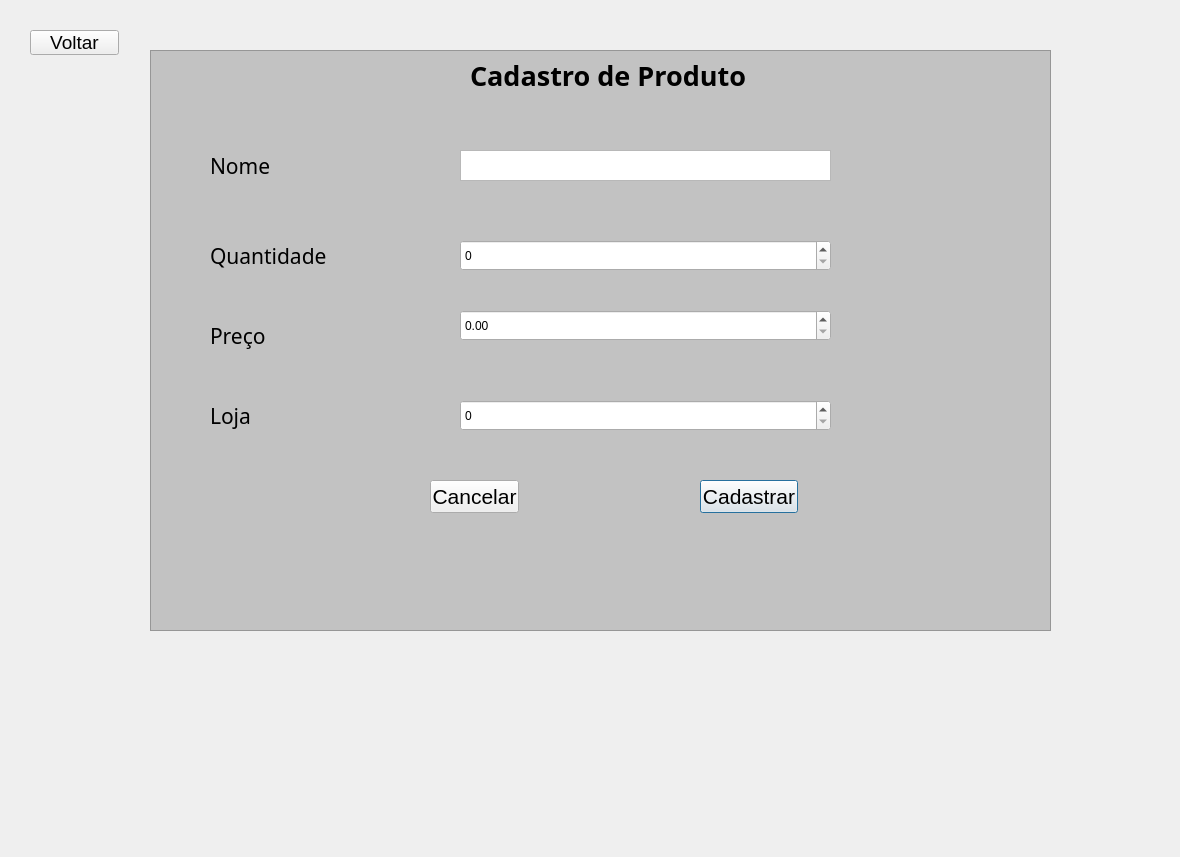
<?xml version="1.0" encoding="UTF-8"?>
<ui version="4.0">
 <class>Dialog</class>
 <widget class="QDialog" name="Dialog">
  <property name="geometry">
   <rect>
    <x>0</x>
    <y>0</y>
    <width>1180</width>
    <height>857</height>
   </rect>
  </property>
  <property name="windowTitle">
   <string>Dialog</string>
  </property>
  <property name="autoFillBackground">
   <bool>false</bool>
  </property>
  <widget class="QFrame" name="frame_3">
   <property name="geometry">
    <rect>
     <x>150</x>
     <y>50</y>
     <width>901</width>
     <height>581</height>
    </rect>
   </property>
   <property name="styleSheet">
    <string notr="true">#frame_3{
background-color:rgb(194, 194, 194);
}</string>
   </property>
   <property name="frameShape">
    <enum>QFrame::StyledPanel</enum>
   </property>
   <property name="frameShadow">
    <enum>QFrame::Raised</enum>
   </property>
   <widget class="QLabel" name="label_4">
    <property name="geometry">
     <rect>
      <x>60</x>
      <y>190</y>
      <width>151</width>
      <height>31</height>
     </rect>
    </property>
    <property name="font">
     <font>
      <family>Microsoft PhagsPa</family>
      <pointsize>16</pointsize>
     </font>
    </property>
    <property name="text">
     <string>Quantidade</string>
    </property>
   </widget>
   <widget class="QLabel" name="label_5">
    <property name="geometry">
     <rect>
      <x>60</x>
      <y>270</y>
      <width>151</width>
      <height>31</height>
     </rect>
    </property>
    <property name="font">
     <font>
      <family>Microsoft PhagsPa</family>
      <pointsize>16</pointsize>
     </font>
    </property>
    <property name="text">
     <string>Preço</string>
    </property>
   </widget>
   <widget class="QSpinBox" name="sb_quant_prod">
    <property name="geometry">
     <rect>
      <x>310</x>
      <y>190</y>
      <width>371</width>
      <height>31</height>
     </rect>
    </property>
   </widget>
   <widget class="QDoubleSpinBox" name="dsp_preco_prod">
    <property name="geometry">
     <rect>
      <x>310</x>
      <y>260</y>
      <width>371</width>
      <height>31</height>
     </rect>
    </property>
   </widget>
   <widget class="QTextBrowser" name="txt_nome_prod_prod">
    <property name="geometry">
     <rect>
      <x>310</x>
      <y>100</y>
      <width>371</width>
      <height>31</height>
     </rect>
    </property>
    <property name="accessibleName">
     <string/>
    </property>
   </widget>
   <widget class="QPushButton" name="btn_cad_prod">
    <property name="geometry">
     <rect>
      <x>550</x>
      <y>430</y>
      <width>98</width>
      <height>33</height>
     </rect>
    </property>
    <property name="font">
     <font>
      <pointsize>16</pointsize>
     </font>
    </property>
    <property name="styleSheet">
     <string notr="true">#pushButton_2{
background-color:rgb(0, 197, 0);
color:#ffffff
}</string>
    </property>
    <property name="text">
     <string>Cadastrar</string>
    </property>
   </widget>
   <widget class="QPushButton" name="btn_cancel_prod">
    <property name="geometry">
     <rect>
      <x>280</x>
      <y>430</y>
      <width>89</width>
      <height>33</height>
     </rect>
    </property>
    <property name="font">
     <font>
      <pointsize>16</pointsize>
     </font>
    </property>
    <property name="styleSheet">
     <string notr="true">#pushButton{
background-color:rgb(208, 0, 0);
color:#ffffff
}</string>
    </property>
    <property name="text">
     <string>Cancelar</string>
    </property>
   </widget>
   <widget class="QLabel" name="label_6">
    <property name="geometry">
     <rect>
      <x>60</x>
      <y>350</y>
      <width>151</width>
      <height>31</height>
     </rect>
    </property>
    <property name="font">
     <font>
      <family>Microsoft PhagsPa</family>
      <pointsize>16</pointsize>
     </font>
    </property>
    <property name="text">
     <string>Loja</string>
    </property>
   </widget>
   <widget class="QSpinBox" name="sb_id_loja_prod">
    <property name="geometry">
     <rect>
      <x>310</x>
      <y>350</y>
      <width>371</width>
      <height>31</height>
     </rect>
    </property>
   </widget>
  </widget>
  <widget class="QLabel" name="label_3">
   <property name="geometry">
    <rect>
     <x>210</x>
     <y>150</y>
     <width>151</width>
     <height>31</height>
    </rect>
   </property>
   <property name="font">
    <font>
     <family>Microsoft PhagsPa</family>
     <pointsize>16</pointsize>
    </font>
   </property>
   <property name="text">
    <string>Nome</string>
   </property>
  </widget>
  <widget class="QLabel" name="label_10">
   <property name="geometry">
    <rect>
     <x>470</x>
     <y>50</y>
     <width>351</width>
     <height>51</height>
    </rect>
   </property>
   <property name="font">
    <font>
     <family>Microsoft PhagsPa</family>
     <pointsize>20</pointsize>
     <weight>75</weight>
     <bold>true</bold>
    </font>
   </property>
   <property name="text">
    <string>Cadastro de Produto</string>
   </property>
  </widget>
  <widget class="QPushButton" name="btn_voltar_prod">
   <property name="geometry">
    <rect>
     <x>30</x>
     <y>30</y>
     <width>89</width>
     <height>25</height>
    </rect>
   </property>
   <property name="font">
    <font>
     <pointsize>14</pointsize>
    </font>
   </property>
   <property name="text">
    <string>Voltar</string>
   </property>
  </widget>
 </widget>
 <resources/>
 <connections/>
</ui>
